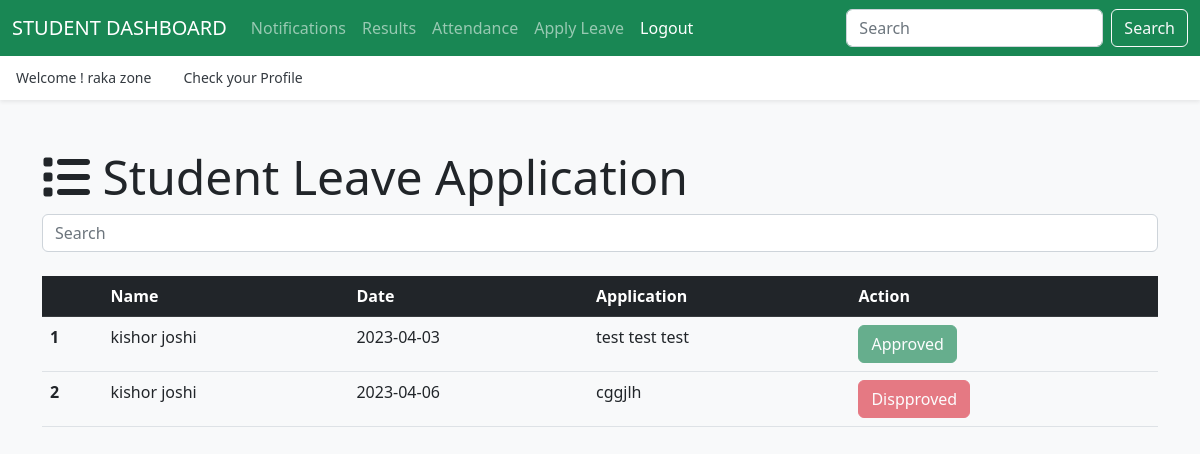
The app's page /hod/student/leave/ (signed in) with its own data.
### authentication/models.py (models this page shows, shortened)
class UserProfile(models.Model):
    user = models.OneToOneField(User, on_delete=models.CASCADE)
    usertype = models.CharField(max_length=50)

### app_student/models.py (models this page shows, shortened)
class StudentLeave(models.Model):
    student = models.ForeignKey(Student, on_delete=models.CASCADE)
    data = models.CharField(max_length=100)
    message = models.TextField()
    status = models.IntegerField(default=0)
    created_at = models.DateTimeField(auto_now_add=True)

### app_hod/models.py (models this page shows, shortened)
class Student(models.Model):
    user = models.OneToOneField(UserProfile, on_delete=models.CASCADE)
    student_id = models.CharField(max_length=20, unique=True)
    gender = models.CharField(max_length=1, choices=[('M', 'Male'), ('F', 'Female')])
    dob = models.DateField()
    address = models.TextField()
    phone_number = models.CharField(max_length=20)
    course = models.ForeignKey(Course,on_delete=models.DO_NOTHING)
    enrollment_year = models.CharField(max_length=100, default=None)
    created_at = models.DateTimeField(auto_now_add=True)
    updated_at = models.DateTimeField(auto_now=True)

### app_hod/views.py (the view)
# urls.py: path('student/leave/', views.student_leave, name='leave-student'),
@login_required(login_url='/login/')
def student_leave(request):
    leave = StudentLeave.objects.all()
    context = { 'data': leave }
    return render(request,'hod/student_leave.html',context)

### templates/hod/student_leave.html (shortened to what this page needs)
{% extends "layouts/master.html" %}
{% block content %}
<div class="container my-5">
    <div class="d-flex justify-content-between align-items-center">
        <h1 class="display-5 mb-2"><i class="fas fa-list"></i> Student Leave Application</h1>
    </div>
    <input class="form-control me-2" id="searchInput" type="search" placeholder="Search" aria-label="Search">
    <table class="table mt-4" id="dataTable">
        <thead class="table-dark">
            <tr>
                <th scope="col"></th>
                <th scope="col">Name</th>
                <th scope="col">Date</th>
                <th scope="col">Application</th>
                <th scope="col">Action</th>
            </tr>
        </thead>
        <tbody>
            {% for leave in data %}
            <tr>
                <th scope="row">{{ forloop.counter }}</th>
                <td>{{ leave.student.user.user.first_name }} {{ leave.student.user.user.last_name }}</td>
                <td>{{ leave.data }}</td>
                <td>{{ leave.message }}</td>
                <td>
                    {% if leave.status == 0 %}
                    <a href="{% url 'approved-student' leave.id %}" class="btn btn-success">Approve</a>
                    <a href="{% url 'disapproved-student' leave.id%}" class="btn btn-danger">Disapprove</a>
                    {% elif leave.status == 1 %}
                    <button class="btn btn-success" disabled>Approved</button>
                    {% else %}
                    <button class="btn btn-danger" disabled>Dispproved</button>
                    {% endif %}
                </td>
            </tr>
            {% endfor %}
        </tbody>
    </table>
</div>
{% endblock %}

### templates/layouts/master.html (shortened to what this page needs)
{% load static %}
<!doctype html>
<html lang="en">
<head>
  <link rel="stylesheet" href="https://cdnjs.cloudflare.com/ajax/libs/font-awesome/6.4.0/css/all.min.css">
  <link href="https://cdn.jsdelivr.net/npm/bootstrap@5.2.3/dist/css/bootstrap.min.css" rel="stylesheet">
  <link href="{% static 'css/offcanvas.css' %}" rel="stylesheet">
</head>
<body class="bg-light">
  {% if user.userprofile.usertype == 'hod' %}
  <nav class="navbar navbar-expand-lg fixed-top navbar-dark bg-success" aria-label="Main navigation">
    <div class="container-fluid">
      <a class="navbar-brand" href="{% url 'hodpage' %}" style="text-transform:uppercase;">{{ user.userprofile.usertype }} Dashboard</a>
      <button class="navbar-toggler p-0 border-0" type="button" id="navbarSideCollapse" aria-label="Toggle navigation">
        <span class="navbar-toggler-icon"></span>
      </button>
      <div class="navbar-collapse offcanvas-collapse" id="navbarsExampleDefault">
        <ul class="navbar-nav me-auto mb-2 mb-lg-0">
          <li class="nav-item dropdown">
            <a class="nav-link dropdown-toggle" href="#" id="dropdown06" data-bs-toggle="dropdown" aria-expanded="false">Leave</a>
            <ul class="dropdown-menu" aria-labelledby="dropdown06">
              <li><a class="dropdown-item" href="{% url 'leave-student' %}">Student Leave</a></li>
              <li><a class="dropdown-item" href="{% url 'leave-staff' %}">Staff Leave</a></li>
            </ul>
          </li>
          <li class="nav-item dropdown">
            <a class="nav-link dropdown-toggle" href="#" id="dropdown00" data-bs-toggle="dropdown" aria-expanded="false">Notification</a>
            <ul class="dropdown-menu" aria-labelledby="dropdown00">
              <li><a class="dropdown-item" href="{% url 'send-studentnotification' %}">Student Notification</a></li>
              <li><a class="dropdown-item" href="{% url 'send-staffnotification' %}">Staff Notification</a></li>
            </ul>
          </li>
          <li class="nav-item dropdown">
            <a class="nav-link dropdown-toggle" href="#" id="dropdown01" data-bs-toggle="dropdown" aria-expanded="false">Course</a>
            <ul class="dropdown-menu" aria-labelledby="dropdown01">
              <li><a class="dropdown-item" href="{% url 'add-course' %}">Add Course</a></li>
              <li><a class="dropdown-item" href="{% url 'list-course' %}">View Course</a></li>
            </ul>
          </li>
          <li class="nav-item dropdown">
            <a class="nav-link dropdown-toggle" href="#" id="dropdown02" data-bs-toggle="dropdown" aria-expanded="false">Student</a>
            <ul class="dropdown-menu" aria-labelledby="dropdown02">
              <li><a class="dropdown-item" href="{% url 'add-student' %}">Add Student</a></li>
              <li><a class="dropdown-item" href="{% url 'list-student' %}">View Student</a></li>
            </ul>
          </li>
          <li class="nav-item dropdown">
            <a class="nav-link dropdown-toggle" href="#" id="dropdown03" data-bs-toggle="dropdown" aria-expanded="false">Staff</a>
            <ul class="dropdown-menu" aria-labelledby="dropdown03">
              <li><a class="dropdown-item" href="{% url 'add-staff' %}">Add Staff</a></li>
              <li><a class="dropdown-item" href="{% url 'list-staff' %}">View Staff</a></li>
            </ul>
          </li>
          <li class="nav-item dropdown">
            <a class="nav-link dropdown-toggle" href="#" id="dropdown04" data-bs-toggle="dropdown" aria-expanded="false">Subject</a>
            <ul class="dropdown-menu" aria-labelledby="dropdown04">
              <li><a class="dropdown-item" href="{% url 'add-subject' %}">Add Subject</a></li>
              <li><a class="dropdown-item" href="{% url 'list-subject' %}">View Subject</a></li>
            </ul>
          </li>
          <li class="nav-item">
            <a class="nav-link active" aria-current="page" href="{% url 'hod-attendance' %}">Attendance</a>
          </li>
          <li class="nav-item">
            <a class="nav-link" href="{% url 'hod-result' %}">Results</a>
          </li>
          <li class="nav-item">
            <a class="nav-link active" aria-current="page" href="{% url 'logout' %}">Logout</a>
          </li>
        </ul>
      </div>
    </div>
  </nav>
  {% elif user.userprofile.usertype == 'student' %}
  <nav class="navbar navbar-expand-lg fixed-top navbar-dark bg-success" aria-label="Main navigation">
    <div class="container-fluid">
      <a class="navbar-brand" href="{% url 'studentpage' %}" style="text-transform:uppercase;">{{ user.userprofile.usertype }} Dashboard</a>
      <div class="navbar-collapse offcanvas-collapse" id="navbarsExampleDefault">
        <ul class="navbar-nav me-auto mb-2 mb-lg-0">
          <li class="nav-item">
            <a class="nav-link" href="{% url 'student-notification' %}">Notifications</a>
          </li>
          <li class="nav-item">
            <a class="nav-link" href="{% url 'student-result' %}">Results</a>
          </li>
          <li class="nav-item">
            <a class="nav-link" href="{% url 'student-attendance' %}">Attendance</a>
          </li>
          <li class="nav-item">
            <a class="nav-link" href="{% url 'student-applyleave' %}">Apply Leave</a>
          </li>
          <li class="nav-item">
            <a class="nav-link active" aria-current="page" href="{% url 'logout' %}">Logout</a>
          </li>
        </ul>
        <form class="d-flex">
          <input class="form-control me-2" type="search" placeholder="Search" aria-label="Search">
          <button class="btn btn-outline-light" type="submit">Search</button>
        </form>
      </div>
    </div>
  </nav>
  {% endif %}
  <div class="nav-scroller bg-body shadow-sm">
    <nav class="nav nav-underline" aria-label="Secondary navigation">
      <p class="nav-link active" aria-current="page">Welcome ! {{ user.first_name }} {{ user.last_name }}</p>
      <a class="nav-link active" aria-current="page"
      {% if user.userprofile.usertype == 'hod' %}
      href=" {% url 'hodprofile' %}"
      {% elif user.userprofile.usertype == 'staff' %}
      href=" {% url 'staffprofile' %}"
      {% elif user.userprofile.usertype == 'student' %}
      href=" {% url 'studentprofile' %}"
      {% endif %}>Check your Profile</a>
    </nav>
  </div>
  {% block content %}
  {% endblock %}
</body>
</html>

### static/css/offcanvas.css (style rules this page uses)
html, body { overflow-x: hidden; }
body { padding-top: 56px; }
.nav-scroller { position: relative; z-index: 2; height: 2.75rem; overflow-y: hidden; }
.nav-scroller .nav { display: flex; flex-wrap: nowrap; padding-bottom: 1rem; margin-top: -1px; overflow-x: auto; color: rgba(255, 255, 255, .75); text-align: center; white-space: nowrap; -webkit-overflow-scrolling: touch; }
.nav-underline .nav-link { padding-top: .75rem; padding-bottom: .75rem; font-size: .875rem; color: #6c757d; }
.nav-underline .active { font-weight: 500; color: #343a40; }

### records on screen
StudentLeave: student.user.user.first_name "kishor", student.user.user.last_name "joshi", data "2023-04-03", message "test test test", status "Approved"
StudentLeave: student.user.user.first_name "kishor", student.user.user.last_name "joshi", data "2023-04-06", message "cggjlh", status "Dispproved"

### other values on screen
{{ user.userprofile.usertype }} "STUDENT"
{{ user.first_name }} "raka"
{{ user.last_name }} "zone"
